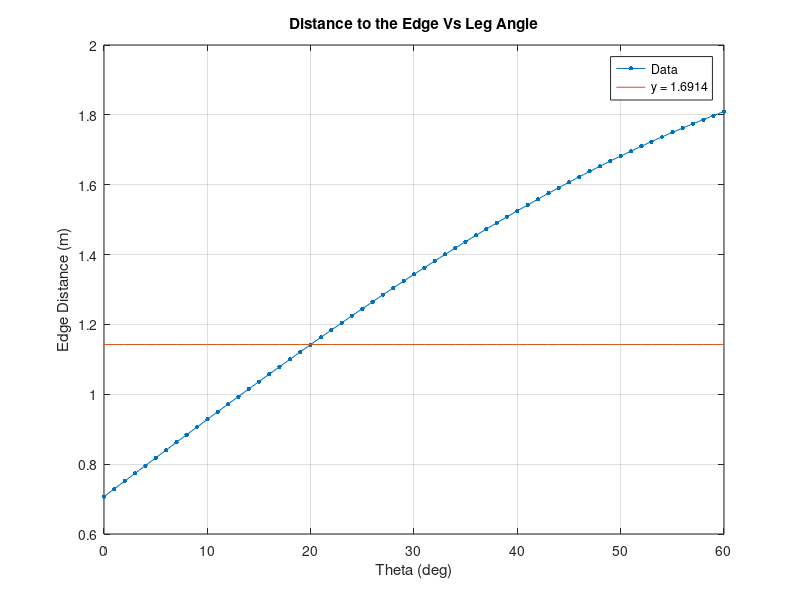
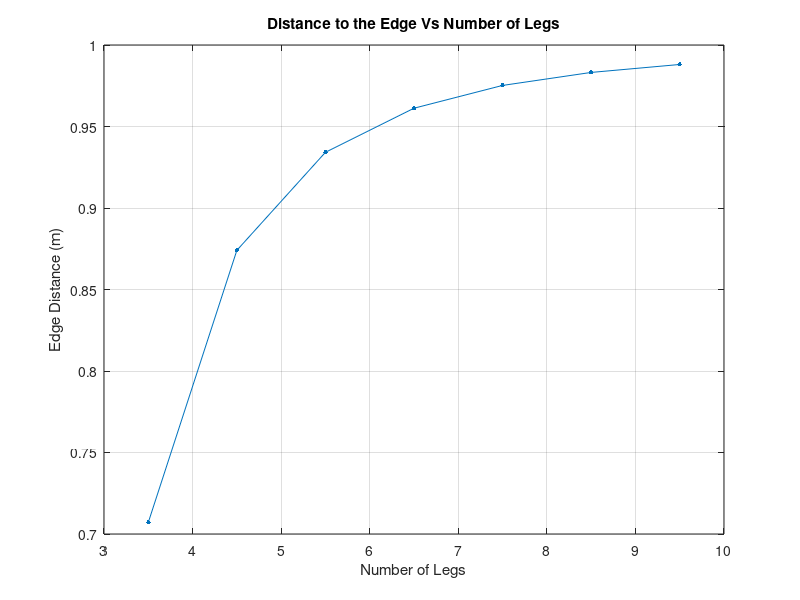

Write MATLAB code to recreate these figures, in order.
clear all

% number of legs
n = 3:10;

%angle of legs
theta = 0:60;

% length of leg (actual length & top view)
l = 1.8;
r = l.*sind(theta);

% Weight of one leg
w1 = 40;

% Weight of n legs
w = w1.*n';

% Angle between legs
ang = 360./n';

% Half angle between legs
ang2 = ang./2;

% Shortest Radius before tipping over
r_crit = (1+r).*cosd(ang2);

% Difference in Shortest Radius 
% before tipping over between designs
for i = 1:length(r_crit(:,1))-1
    dr(i,:) = (r_crit(i,:)./r_crit(i+1,:));
end


%% Plot r_crit vs theta (for 4 legs)

y_crit = 1.7;
y1 = l*cosd(theta(1));

for i = 1:length(theta)
    if y1 > y_crit
        y1 = l*cosd(theta(i));
        theta1 = theta(i);
        r1 = r_crit(2,i);
        j = i;
    end
end

for i = 1:length(theta)
    r11(i) = r1;
end

figure
plot(theta,r_crit(2,:),'.-','MarkerSize',10)
hold on
grid on
plot(theta,r11,'-','MarkerSize',20)
title('Distance to the Edge Vs Leg Angle')
xlabel('Theta (deg)')
ylabel('Edge Distance (m)')
s = ['y = ' num2str(y1)];
legend('Data',s)

%% Plot r_crit vs number of legs

figure
plot(n(2:end)-.5,dr(:,j)','.-','MarkerSize',10)
hold on
grid on
hold off
title('Distance to the Edge Vs Number of Legs')
xlabel('Number of Legs')
ylabel('Edge Distance (m)')

%% 
% 
% d = 1;
% 
% h = (r1-2.9.*sind(theta)+d*cosd(theta))./sind(theta);
% figure
% plot(theta,h)
% title('Height of  Vs Leg Angle')
% xlabel('Theta (deg)')
% ylabel('Edge Distance (m)')